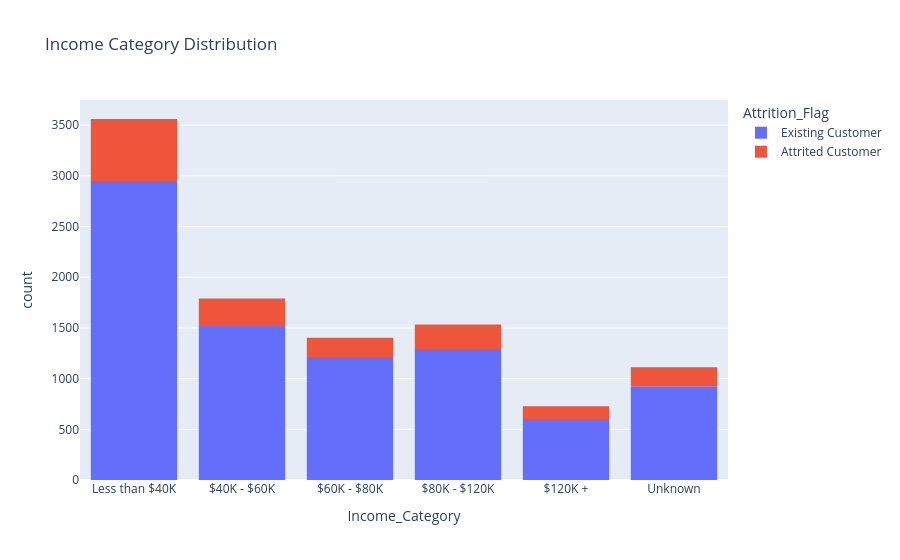

Notebook source saved alongside this figure:
### Code cell
Income_Order=[
    'Less than $40K',
    '$40K - $60K',
    '$60K - $80K',
    '$80K - $120K',
    '$120K +',
    'Unknown'
]
fig= px.histogram(
    Bank_Churners_df,
    x= 'Income_Category',
    category_orders={"Income_Category": Income_Order},
    title=('Income Category Distribution'),
    color= 'Attrition_Flag'
)
fig.show()

### Figure 1 — Plotly figure (JSON) as saved in the notebook; plotly's stock layout.template omitted (floating-point values rounded to 4 significant figures; data arrays with more than 128 entries replaced by an {"elided": "..."} marker saying what was removed)
{"data": [{"bingroup": "x", "hovertemplate": "Attrition_Flag=Existing Customer<br>Income_Category=%{x}<br>count=%{y}<extra></extra>", "legendgroup": "Existing Customer", "marker": {"color": "#636efa", "pattern": {"shape": ""}}, "name": "Existing Customer", "orientation": "v", "showlegend": true, "type": "histogram", "x": {"elided": "8500 str values"}, "xaxis": "x", "yaxis": "y"}, {"bingroup": "x", "hovertemplate": "Attrition_Flag=Attrited Customer<br>Income_Category=%{x}<br>count=%{y}<extra></extra>", "legendgroup": "Attrited Customer", "marker": {"color": "#EF553B", "pattern": {"shape": ""}}, "name": "Attrited Customer", "orientation": "v", "showlegend": true, "type": "histogram", "x": {"elided": "1627 str values"}, "xaxis": "x", "yaxis": "y"}], "layout": {"barmode": "relative", "legend": {"title": {"text": "Attrition_Flag"}, "tracegroupgap": 0}, "title": {"text": "Income Category Distribution"}, "xaxis": {"anchor": "y", "categoryarray": ["Less than $40K", "$40K - $60K", "$60K - $80K", "$80K - $120K", "$120K +", "Unknown"], "categoryorder": "array", "domain": [0, 1], "title": {"text": "Income_Category"}}, "yaxis": {"anchor": "x", "domain": [0, 1], "title": {"text": "count"}}}}
